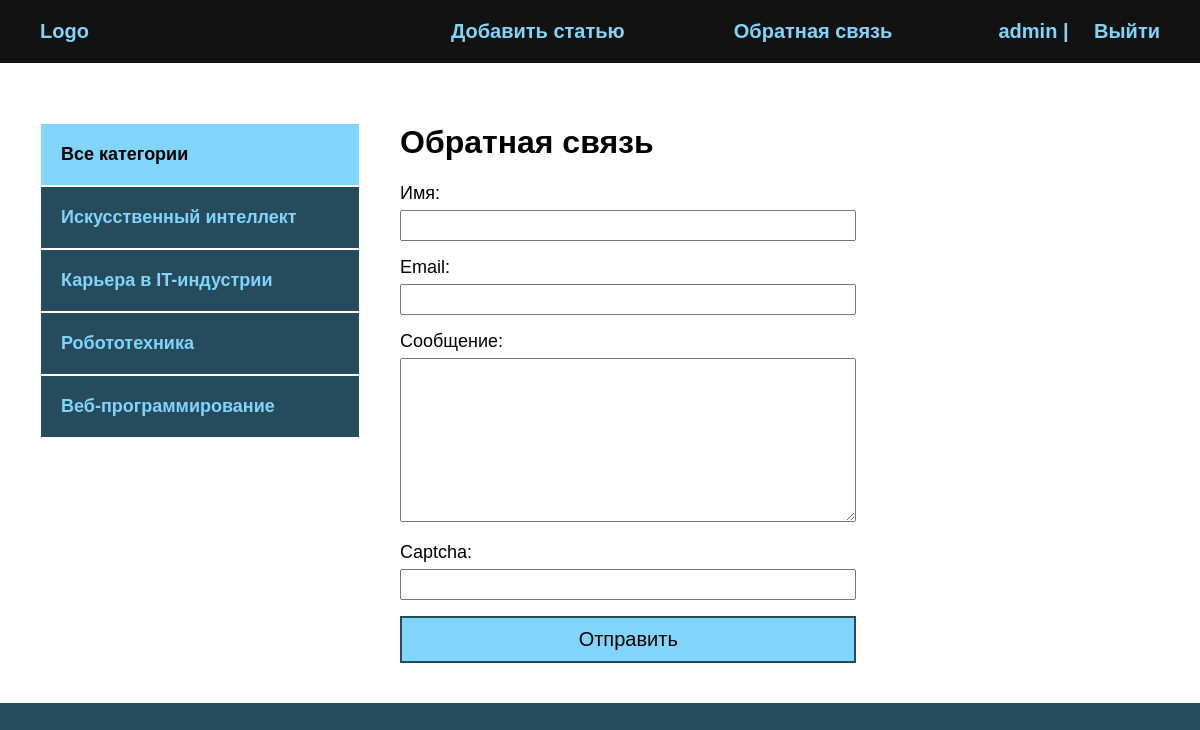
The page /contact/ (signed in) on the database its author committed.
### blog/models.py (models this page shows, shortened)
class Category(models.Model):
    name = models.CharField(max_length=100, verbose_name='Категория')
    slug = models.SlugField(max_length=100, unique=True, verbose_name="URL")
    def get_absolute_url(self):
        return reverse('category', kwargs={'cat_slug': self.slug})
    class Meta:
        verbose_name = "категорию"
        verbose_name_plural = "Категории"

### blog/views.py (the view, shortened to what this page needs)
# urls.py: path('contact/', ContactFormView.as_view(), name='contact'),
class ContactFormView(DataMixin, FormView):
    form_class = ContactForm
    template_name = 'blog/contact.html'
    success_url = reverse_lazy('index')
    def get_context_data(self, *, object_list=None, **kwargs):
        context = super().get_context_data(**kwargs)
        c_def = self.get_user_context(title='Обратная связь')
        return dict(list(context.items()) + list(c_def.items()))

### blog/forms.py
class ContactForm(forms.Form):
    name = forms.CharField(label='Имя', max_length=255)
    email = forms.EmailField(label='Email')
    content = forms.CharField(label='Сообщение', widget=forms.Textarea(attrs={'rows': 10}))
    captcha = CaptchaField()

### blog/utils.py (called while the page is built)
    def get_user_context(self, **kwargs):
        context = kwargs
        cats = Category.objects.annotate(Count('blog'))
        user_menu = menu.copy()
        if not self.request.user.is_authenticated:
            user_menu.pop(0)
        context['menu'] = user_menu
        context['cats'] = cats
        if 'cat_selected' not in context:
            context['cat_selected'] = 0
        return context

### blog/templates/blog/contact.html (shortened to what this page needs)
{% extends 'blog/base.html' %}
{% block content %}
<h1>{{ title }}</h1>
<form method="post">
    {{ form.as_p }}
    <button>Отправить</button>
</form>
{% endblock %}

### blog/templates/blog/base.html (shortened to what this page needs)
<!DOCTYPE html>
{% load static %}
{% load blog_tags %}
<html lang="en">
<head>
    <link rel="stylesheet" href="{% static 'css/style.css' %}">
</head>
<body>
<div class="header">
    <div class="wrap">
        <ul class="mainmenu">
            <li class="logo"><a href="{% url 'index' %}">Logo</a></li>
            {% for m in menu %}
            <li class="last"><a href="{% url m.url_name %}">{{ m.title }}</a></li>
            {% endfor %}
            {% if request.user.is_authenticated %}
            <li class="last"> {{ user.username }} | <a href="{% url 'logout' %}">Выйти</a></li>
            {% else %}
            <li class="last"><a href="{% url 'register' %}">Регистрация</a> | <a href="{% url 'login' %}">Войти</a></li>
            {% endif %}
        </ul>
    </div>
</div>
<div class="content">
    <div class="wrap">
        <div class="sidebar">
            <ul>
                {% if cat_selected == 0 %}
                <li class="selected">Все категории</li>
                {% else %}
                <li><a href="{% url 'index' %}">Все категории</a></li>
                {% endif %}
                {% for c in cats %}
                {% if c.blog__count > 0 %}
                {% if c.pk == cat_selected %}
                <li class="selected">{{ c.name }}</li>
                {% else %}
                <li><a href="{{ c.get_absolute_url }}">{{ c.name }}</a></li>
                {% endif %}
                {% endif %}
                {% endfor %}
            </ul>
        </div>
        <div class="main">
            {% block content %}
            {% endblock %}
        </div>
    </div>
</div>
</body>
</html>

### blog/static/css/style.css (style rules this page uses)
body { margin: 0; padding: 0; background: #264b5d; font-family: Verdana, Geneva, Tahoma, sans-serif; }
.wrap { max-width: 1200px; margin: 0 auto; }
.content .wrap { background: #FFF; padding: 40px; box-sizing: border-box; display: flex; }
ul { list-style: none; margin: 0; padding: 0; }
a { color: #81d4fa; text-decoration: none; padding: 20px; }
.header { background: #121212; }
.mainmenu { display: flex; align-items: center; justify-content: space-between; font-size: 20px; font-weight: bold; padding: 20px; }
.logo { flex-basis: 40%; }
.last { flex-basis: 30%; text-align: right; color:#81d4fa; }
.sidebar ul { width: 320px; margin-right: 40px; margin-top: 20px; }
.sidebar a { padding: 20px; display: block; border: 1px solid #FFF; background: #264b5d; font-weight: bold; font-size: 18px; }
.selected { font-size: 18px; padding: 20px; border: 1px solid #FFF; font-weight: bold; background: #81d4fa; }
button { background: #81d4fa; border: 2px solid #264b5d; width: 100%; padding: 10px; font-size: 20px; cursor: pointer; }
form label { font-size: 18px; }
input, textarea { width: 100%; margin-top: 6px; padding: 6px; box-sizing: border-box; }
label { font-size: 20px; }
.last a { display: inline; }

### rows shown on the page
Category: name "Искусственный интеллект"
Category: name "Карьера в IT-индустрии"
Category: name "Робототехника"
Category: name "Веб-программирование"

### other values the page prints
{{ m.title }} "Добавить статью" "Обратная связь"
{{ user.username }} "admin"
{{ title }} "Обратная связь"
